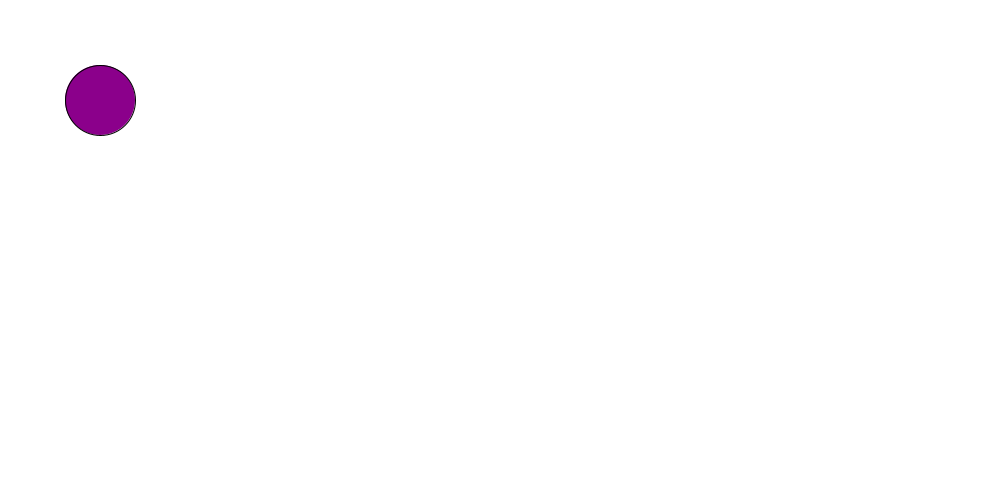
Frame 1 (no input)
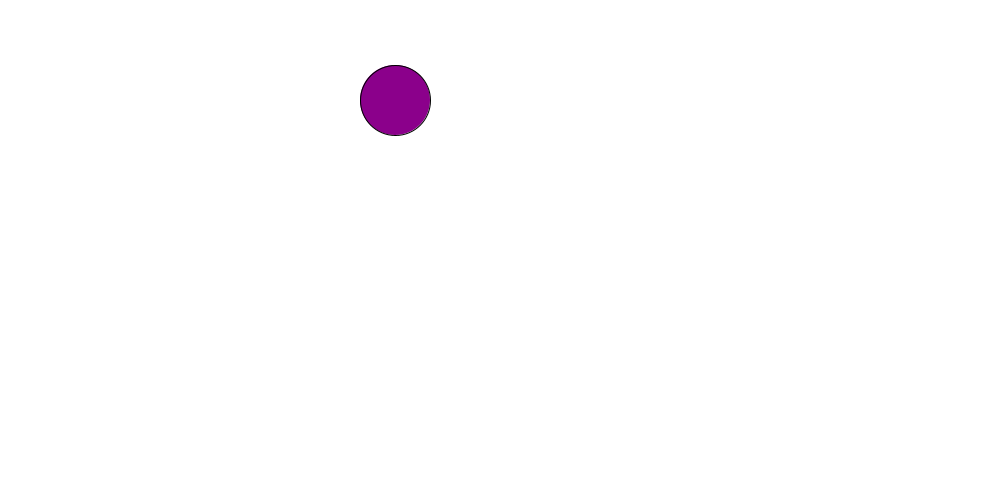
Frame 60 (the mouse pressed at the canvas centre just before this capture)
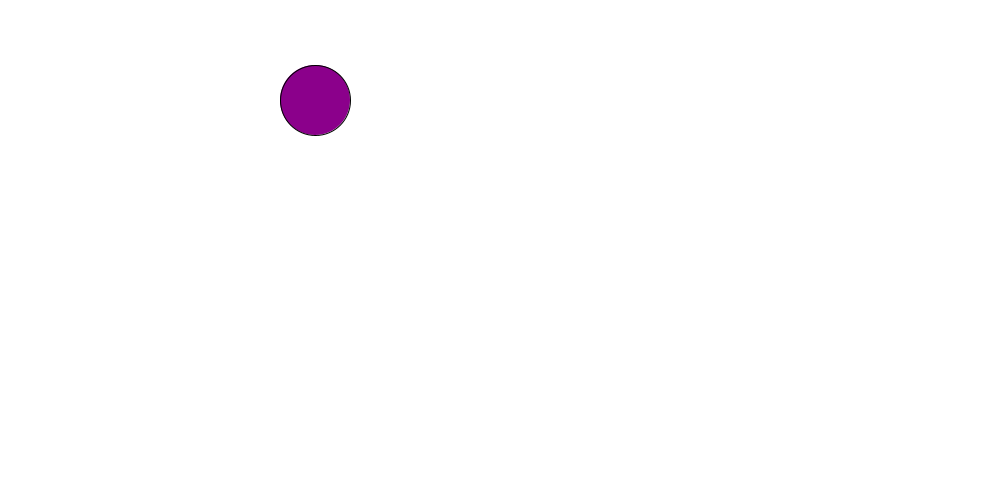
Frame 120 (the mouse held since frame 60 and released just before this capture)

The Processing sketch that drew these frames (run headless with seeded random() and noise(); from frame 60 on, the mouse is pressed at the canvas centre):

// Processing sketch: tennisball
// ── tennisball.pde
int x, y, wallLocation, velX;
void setup(){ 
  x=100; y=100;  wallLocation = 500; velX=5;
  size(1000,500);
}
void draw(){
  background(255);fill(139,0,139); ellipse(x, y, 70, 70);
  x+=velX;
  if(x>500) velX = velX*-1;
  if(x<50) velX = velX*-1;
}
 
